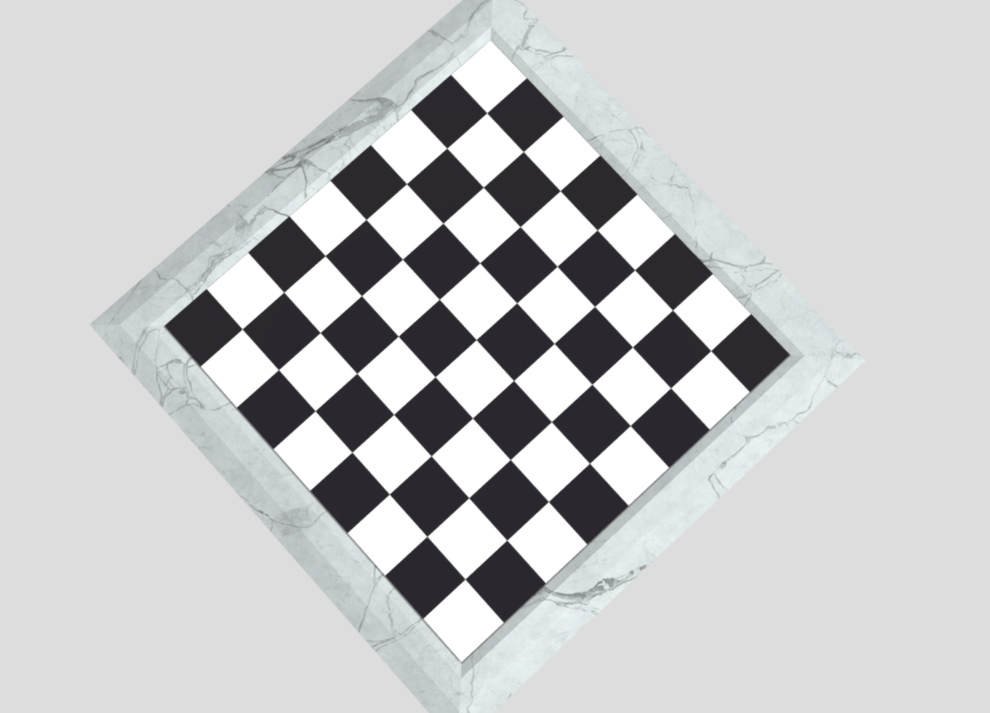
#> input picture tabish/samples/shutter_stock/a.png, 990 x 713 px, shrunk from 1566 x 1128 before the run, found by its file name
$ python pnp.py samples/shutter_stock/a.png
#> lines starting #> are read from the running program, lines starting #| are printed output that depends on the picture; after the words box and inside, x2 and y2 are one past the last pixel; in counts of white or black regions, pixels touching at a corner belong together
import cv2
import numpy as np
import itertools

def get_intersections(lines):
    def line_params(x1, y1, x2, y2):
        A = y2 - y1
        B = x1 - x2
        C = A * x1 + B * y1
        return A, B, C

    intersections = []
    for l1, l2 in itertools.combinations(lines, 2):
        x1, y1, x2, y2 = l1[0]
        A1, B1, C1 = line_params(x1, y1, x2, y2)
        x3, y3, x4, y4 = l2[0]
        A2, B2, C2 = line_params(x3, y3, x4, y4)

        determinant = A1 * B2 - A2 * B1
        if determinant == 0:
            continue  # Parallel lines
        x = (C1 * B2 - C2 * B1) / determinant
        y = (A1 * C2 - A2 * C1) / determinant
        intersections.append((int(x), int(y)))
    return intersections

def draw_grid(image, intersections, radius=4):
    for (x, y) in intersections:
        cv2.circle(image, (x, y), radius, (0, 0, 255), -1)
    return image

def process_tile_grid(image_path):
    if image_path.split('.')[-1] == "mp4":
        cap = cv2.VideoCapture(image_path)
        res, frame = cap.read()
        img = frame
    else:
        img = cv2.imread(image_path)
#> img is the input picture: shape (713, 990, 3); mean B, G, R 200.2, 199.3, 198.5
    if img is None:
        raise FileNotFoundError(f"Could not read image at {image_path}")

    h, w = img.shape[:2]
#> h = 713; w = 990

    # Grayscale
    gray = cv2.cvtColor(img, cv2.COLOR_BGR2GRAY)
    cv2.imshow("Grayscale", gray)
    cv2.waitKey(0)
    cv2.destroyAllWindows()

    # Blurred
    blur = cv2.GaussianBlur(gray, (3, 3), 0)
    cv2.imshow("Blurred", blur)
    cv2.waitKey(0)
    cv2.destroyAllWindows()

    # Gaus
    gaus = cv2.adaptiveThreshold(gray, 255, cv2.ADAPTIVE_THRESH_GAUSSIAN_C, cv2.THRESH_BINARY, 11, 1)
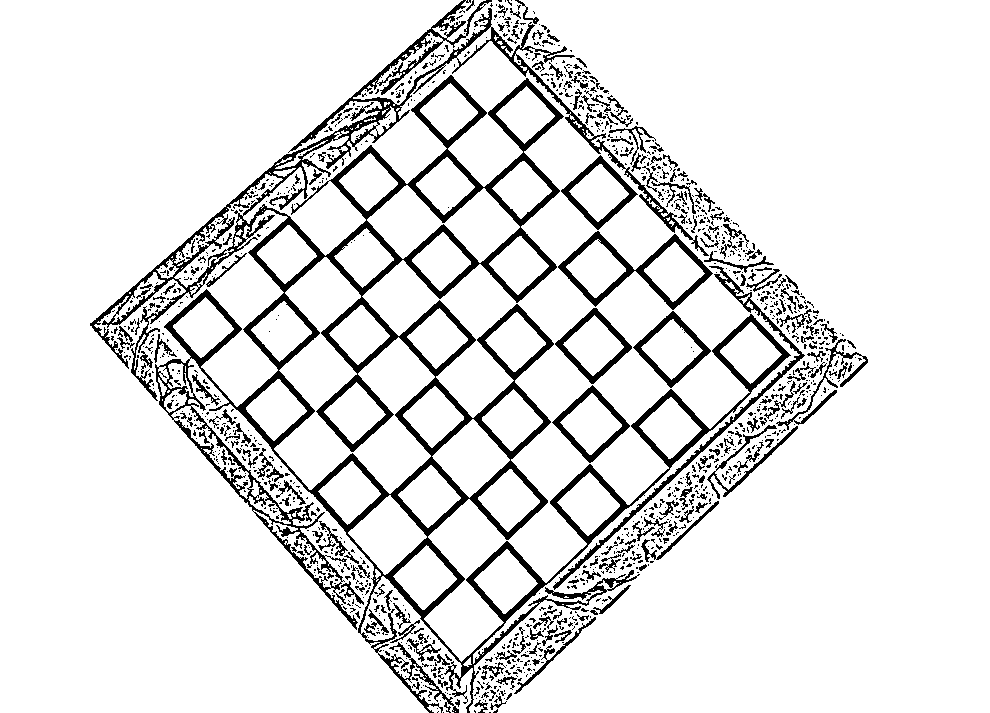
#> gaus: shape (713, 990); 89.3% white; 1180 black regions (965 under 20 px), largest, box (x1, y1, x2, y2) and area: (90, 0, 791, 713) 47925, (558, 231, 713, 310) 2216, (553, 266, 805, 590) 2087
    cv2.imshow("gaus", gaus)
    cv2.waitKey(0)
    cv2.destroyAllWindows()

    # Canny edges
    edges = cv2.Canny(blur, 5, 30, apertureSize=3)
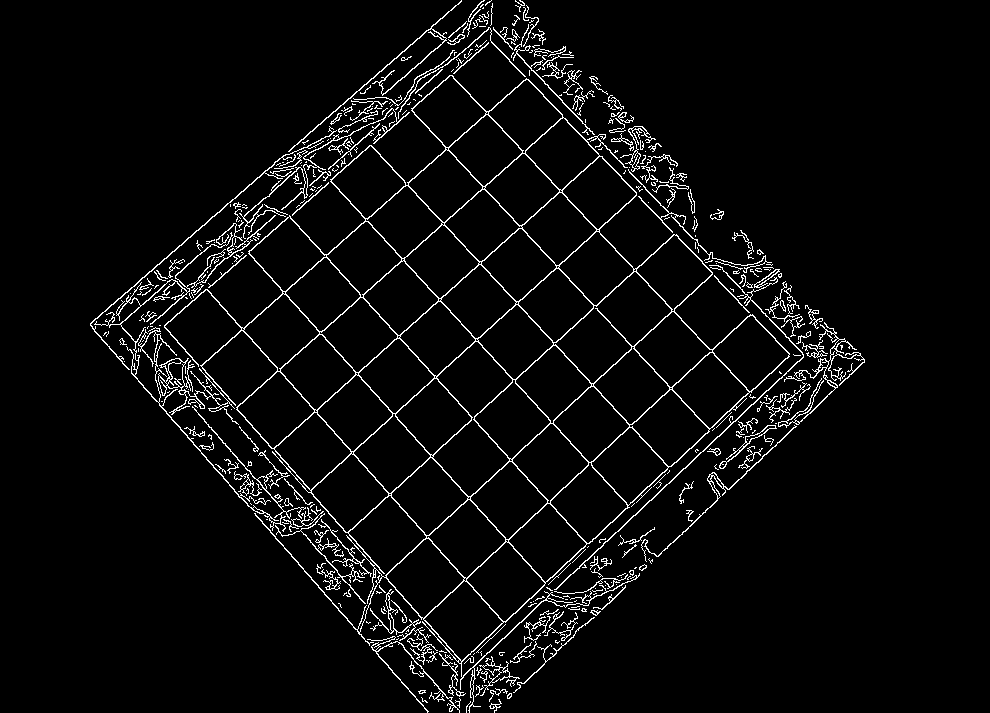
#> edges: shape (713, 990); 4.3% white in thin lines or dots, all inside (x1, y1, x2, y2) = (90, 0, 865, 713)
    # edges = cv2.Canny(blur, 50, 150, apertureSize=3)
    edges_bgr = cv2.cvtColor(edges, cv2.COLOR_GRAY2BGR)
    cv2.imshow("Canny Edges", edges_bgr)
    cv2.waitKey(0)
    cv2.destroyAllWindows()

    # Detect lines
    lines = cv2.HoughLinesP(edges, 1, np.pi / 180, threshold=100,
                            minLineLength=100, maxLineGap=10)
#> lines = 68 rows, first 6: [90, 323, 461, 0], [453, 669, 713, 426], [377, 74, 716, 437], [426, 709, 833, 329], [398, 642, 758, 306], [227, 230, 566, 606]

    # Prepare white background
    white_bg = np.ones((h, w, 3), dtype=np.uint8) * 255

    if lines is None:
        print("No lines detected.")
        return img

    # Draw lines on white background
    for line in lines:
        x1, y1, x2, y2 = line[0]
        cv2.line(white_bg, (x1, y1), (x2, y2), (0, 255, 0), 1)
#> this loop made 68 passes
#> (x1, y1, x2, y2) on passes 1 to 12: (90, 323, 461, 0), (453, 669, 713, 426), (377, 74, 716, 437), (426, 709, 833, 329), (398, 642, 758, 306), (227, 230, 566, 606), (267, 528, 632, 199), (90, 325, 240, 497), (265, 455, 629, 128), (283, 208, 605, 565), (101, 339, 491, 0), (404, 182, 669, 466)
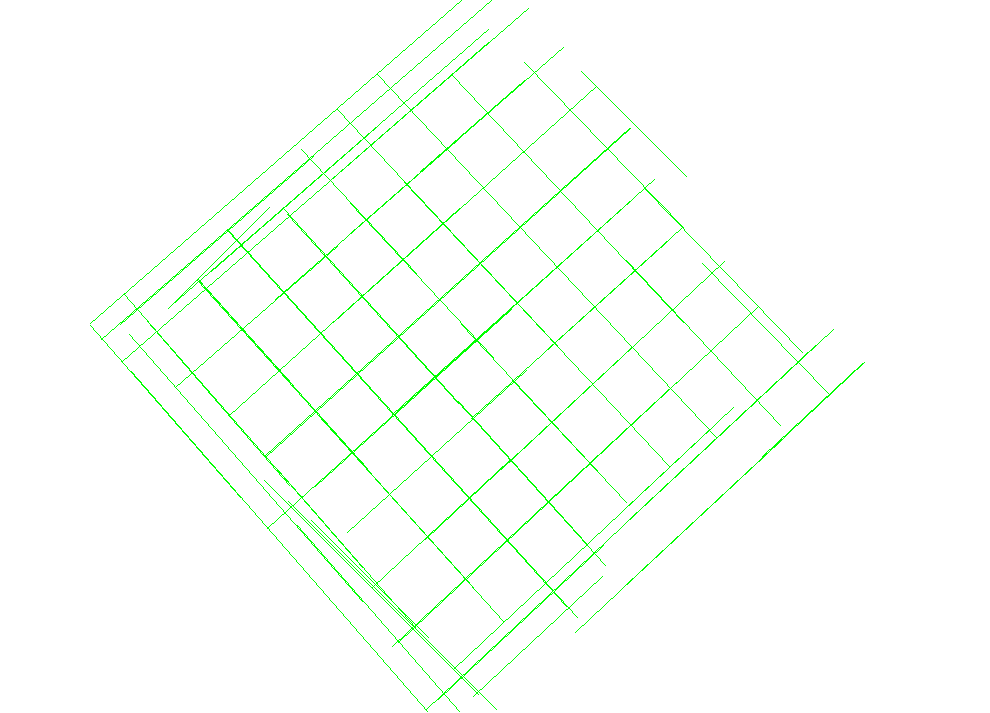
#> white_bg: shape (713, 990, 3); mean of channels 0, 1, 2 249.9, 255, 249.9; drawn as B, G, R
    cv2.imshow("Hough Lines on White", white_bg)
    cv2.waitKey(0)
    cv2.destroyAllWindows()

    # Draw intersections on top
    intersections = get_intersections(lines)
#> the loop in get_intersections, `for l1, l2 in itertools.combinations(lines, 2):` made 2278 passes
#> l2 on passes 21 to 23: [[425, 539, 639, 340]], [[524, 62, 683, 227]], [[351, 232, 563, 47]]
    final_img = draw_grid(white_bg.copy(), intersections)
#> the loop in draw_grid, `for (x, y) in intersections:` made 2270 passes
#> (x, y) on passes 1 to 3: (10798, -8999), (376, 73), (11189, -9340)
#> after the loop in draw_grid, `for (x, y) in intersections:`:
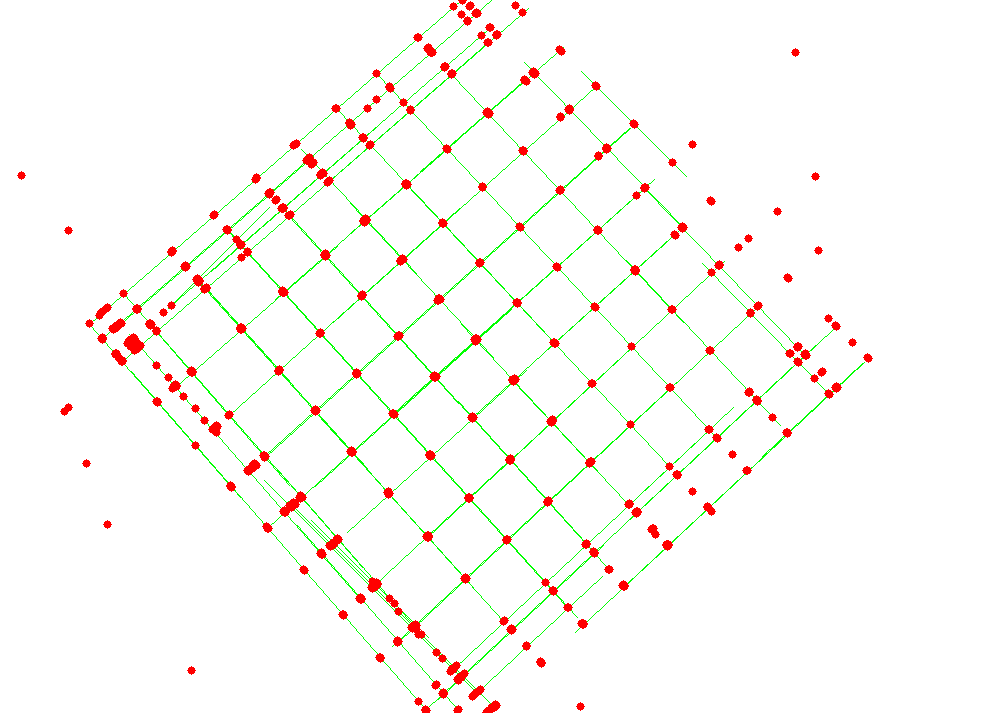
#> image: shape (713, 990, 3); mean of channels 0, 1, 2 245.4, 249.4, 250.9; drawn as B, G, R
    cv2.imshow("Final Grid Intersections", final_img)

    cv2.waitKey(0)
    cv2.destroyAllWindows()

# === Run it ===
if __name__ == "__main__":
    import sys
    path = "samples/shutter_stock/" + sys.argv[-1]
    process_tile_grid(path)
